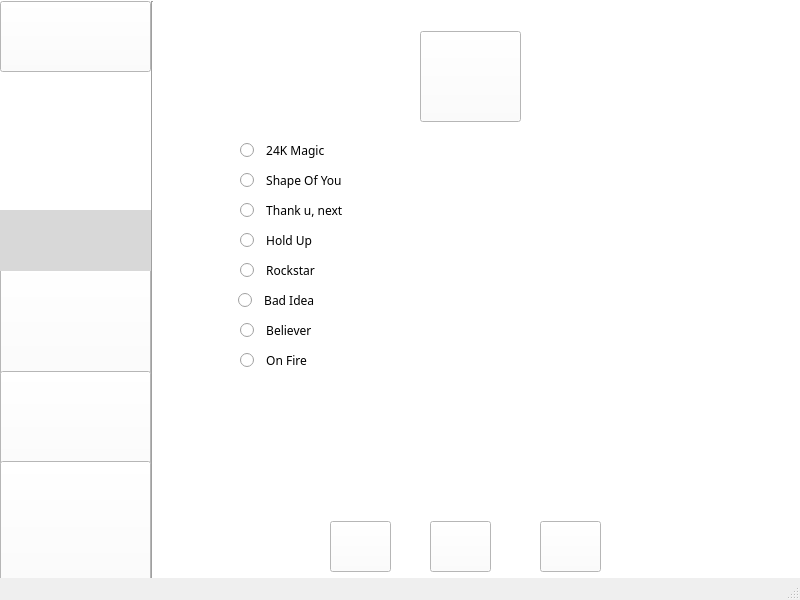
<?xml version="1.0" encoding="UTF-8"?>
<ui version="4.0">
 <class>MainWindow</class>
 <widget class="QMainWindow" name="MainWindow">
  <property name="geometry">
   <rect>
    <x>0</x>
    <y>0</y>
    <width>800</width>
    <height>600</height>
   </rect>
  </property>
  <property name="windowTitle">
   <string>MainWindow</string>
  </property>
  <widget class="QWidget" name="centralwidget">
   <widget class="QLabel" name="label">
    <property name="geometry">
     <rect>
      <x>0</x>
      <y>211</y>
      <width>151</width>
      <height>61</height>
     </rect>
    </property>
    <property name="font">
     <font>
      <family>Arial Rounded MT Bold</family>
      <pointsize>12</pointsize>
     </font>
    </property>
    <property name="styleSheet">
     <string notr="true">background-color: rgb(216, 216, 216);</string>
    </property>
    <property name="pixmap">
     <pixmap>../../WhatsApp Image 2020-05-10 at 8.41.24 PM (1).jpeg</pixmap>
    </property>
    <property name="scaledContents">
     <bool>true</bool>
    </property>
    <property name="wordWrap">
     <bool>true</bool>
    </property>
    <property name="openExternalLinks">
     <bool>true</bool>
    </property>
   </widget>
   <widget class="QLabel" name="label_3">
    <property name="geometry">
     <rect>
      <x>0</x>
      <y>-9</y>
      <width>801</width>
      <height>601</height>
     </rect>
    </property>
    <property name="styleSheet">
     <string notr="true">background-color: rgb(255, 255, 255);</string>
    </property>
    <property name="text">
     <string/>
    </property>
    <property name="pixmap">
     <pixmap>../../bg.jpeg</pixmap>
    </property>
    <property name="scaledContents">
     <bool>true</bool>
    </property>
   </widget>
   <widget class="QPushButton" name="pushButton_4">
    <property name="geometry">
     <rect>
      <x>330</x>
      <y>521</y>
      <width>61</width>
      <height>51</height>
     </rect>
    </property>
    <property name="styleSheet">
     <string notr="true">background-color: rgb(255, 255, 255);</string>
    </property>
    <property name="text">
     <string/>
    </property>
    <property name="icon">
     <iconset>
      <normaloff>../../play.jpeg</normaloff>../../play.jpeg</iconset>
    </property>
    <property name="iconSize">
     <size>
      <width>50</width>
      <height>50</height>
     </size>
    </property>
   </widget>
   <widget class="QPushButton" name="pushButton_14">
    <property name="geometry">
     <rect>
      <x>420</x>
      <y>31</y>
      <width>101</width>
      <height>91</height>
     </rect>
    </property>
    <property name="font">
     <font>
      <family>Arial Rounded MT Bold</family>
      <pointsize>16</pointsize>
     </font>
    </property>
    <property name="styleSheet">
     <string notr="true">background-color: rgb(255, 255, 255);</string>
    </property>
    <property name="text">
     <string/>
    </property>
    <property name="icon">
     <iconset>
      <normaloff>../../WhatsApp Image 2020-05-10 at 8.41.24 PM.jpeg</normaloff>../../WhatsApp Image 2020-05-10 at 8.41.24 PM.jpeg</iconset>
    </property>
    <property name="iconSize">
     <size>
      <width>150</width>
      <height>100</height>
     </size>
    </property>
   </widget>
   <widget class="QLabel" name="label_5">
    <property name="geometry">
     <rect>
      <x>0</x>
      <y>0</y>
      <width>151</width>
      <height>581</height>
     </rect>
    </property>
    <property name="styleSheet">
     <string notr="true">background-color: rgb(255, 255, 255);</string>
    </property>
    <property name="text">
     <string/>
    </property>
   </widget>
   <widget class="QPushButton" name="pushButton_5">
    <property name="geometry">
     <rect>
      <x>0</x>
      <y>371</y>
      <width>151</width>
      <height>111</height>
     </rect>
    </property>
    <property name="font">
     <font>
      <family>Arial Rounded MT Bold</family>
      <pointsize>11</pointsize>
     </font>
    </property>
    <property name="styleSheet">
     <string notr="true">background-color: rgb(255, 255, 255);</string>
    </property>
    <property name="text">
     <string/>
    </property>
    <property name="icon">
     <iconset>
      <normaloff>../../WhatsApp Image 2020-05-10 at 8.41.26 PM.jpeg</normaloff>../../WhatsApp Image 2020-05-10 at 8.41.26 PM.jpeg</iconset>
    </property>
    <property name="iconSize">
     <size>
      <width>200</width>
      <height>106</height>
     </size>
    </property>
   </widget>
   <widget class="QPushButton" name="pushButton_2">
    <property name="geometry">
     <rect>
      <x>0</x>
      <y>71</y>
      <width>151</width>
      <height>71</height>
     </rect>
    </property>
    <property name="mouseTracking">
     <bool>false</bool>
    </property>
    <property name="styleSheet">
     <string notr="true">background-color: rgb(85, 170, 255);</string>
    </property>
    <property name="text">
     <string/>
    </property>
    <property name="icon">
     <iconset>
      <normaloff>../../WhatsApp Image 2020-05-10 at 8.41.22 PM.jpeg</normaloff>../../WhatsApp Image 2020-05-10 at 8.41.22 PM.jpeg</iconset>
    </property>
    <property name="iconSize">
     <size>
      <width>150</width>
      <height>78</height>
     </size>
    </property>
    <property name="checkable">
     <bool>false</bool>
    </property>
    <property name="autoDefault">
     <bool>true</bool>
    </property>
    <property name="default">
     <bool>true</bool>
    </property>
    <property name="flat">
     <bool>true</bool>
    </property>
   </widget>
   <widget class="QPushButton" name="pushButton_7">
    <property name="geometry">
     <rect>
      <x>430</x>
      <y>521</y>
      <width>61</width>
      <height>51</height>
     </rect>
    </property>
    <property name="styleSheet">
     <string notr="true">background-color: rgb(255, 255, 255);</string>
    </property>
    <property name="text">
     <string/>
    </property>
    <property name="icon">
     <iconset>
      <normaloff>../../pause.jpeg</normaloff>../../pause.jpeg</iconset>
    </property>
    <property name="iconSize">
     <size>
      <width>50</width>
      <height>60</height>
     </size>
    </property>
   </widget>
   <widget class="Line" name="line">
    <property name="geometry">
     <rect>
      <x>132</x>
      <y>1</y>
      <width>41</width>
      <height>591</height>
     </rect>
    </property>
    <property name="orientation">
     <enum>Qt::Vertical</enum>
    </property>
   </widget>
   <widget class="QPushButton" name="pushButton_6">
    <property name="geometry">
     <rect>
      <x>0</x>
      <y>461</y>
      <width>151</width>
      <height>131</height>
     </rect>
    </property>
    <property name="font">
     <font>
      <family>Arial Rounded MT Bold</family>
      <pointsize>11</pointsize>
     </font>
    </property>
    <property name="styleSheet">
     <string notr="true">background-color: rgb(255, 255, 255);</string>
    </property>
    <property name="text">
     <string/>
    </property>
    <property name="icon">
     <iconset>
      <normaloff>../../cy.jpeg</normaloff>../../cy.jpeg</iconset>
    </property>
    <property name="iconSize">
     <size>
      <width>220</width>
      <height>113</height>
     </size>
    </property>
   </widget>
   <widget class="QPushButton" name="pushButton_9">
    <property name="geometry">
     <rect>
      <x>540</x>
      <y>521</y>
      <width>61</width>
      <height>51</height>
     </rect>
    </property>
    <property name="styleSheet">
     <string notr="true">background-color: rgb(255, 255, 255);</string>
    </property>
    <property name="text">
     <string/>
    </property>
    <property name="icon">
     <iconset>
      <normaloff>../../WhatsApp Image 2020-05-10 at 8.41.23 PM.jpeg</normaloff>../../WhatsApp Image 2020-05-10 at 8.41.23 PM.jpeg</iconset>
    </property>
    <property name="iconSize">
     <size>
      <width>50</width>
      <height>60</height>
     </size>
    </property>
   </widget>
   <widget class="QPushButton" name="pushButton_8">
    <property name="geometry">
     <rect>
      <x>0</x>
      <y>141</y>
      <width>151</width>
      <height>71</height>
     </rect>
    </property>
    <property name="font">
     <font>
      <pointsize>11</pointsize>
     </font>
    </property>
    <property name="text">
     <string/>
    </property>
    <property name="icon">
     <iconset>
      <normaloff>../../settings.jpeg</normaloff>../../settings.jpeg</iconset>
    </property>
    <property name="iconSize">
     <size>
      <width>150</width>
      <height>78</height>
     </size>
    </property>
    <property name="autoDefault">
     <bool>true</bool>
    </property>
    <property name="default">
     <bool>true</bool>
    </property>
    <property name="flat">
     <bool>true</bool>
    </property>
   </widget>
   <widget class="QPushButton" name="pushButton">
    <property name="geometry">
     <rect>
      <x>0</x>
      <y>1</y>
      <width>151</width>
      <height>71</height>
     </rect>
    </property>
    <property name="styleSheet">
     <string notr="true">background-color: rgb(255, 255, 255);</string>
    </property>
    <property name="text">
     <string/>
    </property>
    <property name="icon">
     <iconset>
      <normaloff>../../h.jpeg</normaloff>../../h.jpeg</iconset>
    </property>
    <property name="iconSize">
     <size>
      <width>150</width>
      <height>78</height>
     </size>
    </property>
    <property name="autoDefault">
     <bool>true</bool>
    </property>
    <property name="default">
     <bool>false</bool>
    </property>
   </widget>
   <widget class="QPushButton" name="pushButton_3">
    <property name="geometry">
     <rect>
      <x>0</x>
      <y>261</y>
      <width>151</width>
      <height>121</height>
     </rect>
    </property>
    <property name="font">
     <font>
      <family>Arial Rounded MT Bold</family>
      <pointsize>10</pointsize>
     </font>
    </property>
    <property name="styleSheet">
     <string notr="true">background-color: rgb(255, 255, 255);</string>
    </property>
    <property name="text">
     <string/>
    </property>
    <property name="icon">
     <iconset>
      <normaloff>../../WhatsApp Image 2020-05-10 at 8.41.23 PM (1).jpeg</normaloff>../../WhatsApp Image 2020-05-10 at 8.41.23 PM (1).jpeg</iconset>
    </property>
    <property name="iconSize">
     <size>
      <width>215</width>
      <height>106</height>
     </size>
    </property>
   </widget>
   <widget class="QRadioButton" name="radioButton_4">
    <property name="geometry">
     <rect>
      <x>240</x>
      <y>320</y>
      <width>361</width>
      <height>21</height>
     </rect>
    </property>
    <property name="font">
     <font>
      <family>Arial Rounded MT Bold</family>
      <pointsize>9</pointsize>
     </font>
    </property>
    <property name="text">
     <string>  Believer</string>
    </property>
   </widget>
   <widget class="QRadioButton" name="radioButton_2">
    <property name="geometry">
     <rect>
      <x>240</x>
      <y>260</y>
      <width>361</width>
      <height>21</height>
     </rect>
    </property>
    <property name="font">
     <font>
      <family>Arial Rounded MT Bold</family>
      <pointsize>9</pointsize>
     </font>
    </property>
    <property name="text">
     <string>  Rockstar</string>
    </property>
   </widget>
   <widget class="QRadioButton" name="radioButton_7">
    <property name="geometry">
     <rect>
      <x>238</x>
      <y>290</y>
      <width>361</width>
      <height>21</height>
     </rect>
    </property>
    <property name="font">
     <font>
      <family>Arial Rounded MT Bold</family>
      <pointsize>9</pointsize>
     </font>
    </property>
    <property name="text">
     <string>  Bad Idea</string>
    </property>
   </widget>
   <widget class="QRadioButton" name="radioButton_5">
    <property name="geometry">
     <rect>
      <x>240</x>
      <y>350</y>
      <width>361</width>
      <height>21</height>
     </rect>
    </property>
    <property name="font">
     <font>
      <family>Arial Rounded MT Bold</family>
      <pointsize>9</pointsize>
     </font>
    </property>
    <property name="text">
     <string>  On Fire</string>
    </property>
   </widget>
   <widget class="QRadioButton" name="radioButton_12">
    <property name="geometry">
     <rect>
      <x>240</x>
      <y>140</y>
      <width>361</width>
      <height>21</height>
     </rect>
    </property>
    <property name="font">
     <font>
      <family>Arial Rounded MT Bold</family>
      <pointsize>9</pointsize>
     </font>
    </property>
    <property name="text">
     <string>  24K Magic</string>
    </property>
   </widget>
   <widget class="QRadioButton" name="radioButton_10">
    <property name="geometry">
     <rect>
      <x>240</x>
      <y>200</y>
      <width>361</width>
      <height>21</height>
     </rect>
    </property>
    <property name="font">
     <font>
      <family>Arial Rounded MT Bold</family>
      <pointsize>9</pointsize>
     </font>
    </property>
    <property name="text">
     <string>  Thank u, next</string>
    </property>
   </widget>
   <widget class="QRadioButton" name="radioButton">
    <property name="geometry">
     <rect>
      <x>240</x>
      <y>230</y>
      <width>361</width>
      <height>21</height>
     </rect>
    </property>
    <property name="font">
     <font>
      <family>Arial Rounded MT Bold</family>
      <pointsize>9</pointsize>
     </font>
    </property>
    <property name="text">
     <string>  Hold Up</string>
    </property>
   </widget>
   <widget class="QLabel" name="label_2">
    <property name="geometry">
     <rect>
      <x>190</x>
      <y>130</y>
      <width>571</width>
      <height>371</height>
     </rect>
    </property>
    <property name="styleSheet">
     <string notr="true">background-color: rgb(43, 86, 129);
background-color: rgb(255, 255, 255);</string>
    </property>
    <property name="text">
     <string/>
    </property>
   </widget>
   <widget class="QRadioButton" name="radioButton_11">
    <property name="geometry">
     <rect>
      <x>240</x>
      <y>170</y>
      <width>361</width>
      <height>21</height>
     </rect>
    </property>
    <property name="font">
     <font>
      <family>Arial Rounded MT Bold</family>
      <pointsize>9</pointsize>
     </font>
    </property>
    <property name="text">
     <string>  Shape Of You</string>
    </property>
   </widget>
   <widget class="QLabel" name="label_4">
    <property name="geometry">
     <rect>
      <x>0</x>
      <y>210</y>
      <width>151</width>
      <height>61</height>
     </rect>
    </property>
    <property name="font">
     <font>
      <family>Arial Rounded MT Bold</family>
      <pointsize>12</pointsize>
     </font>
    </property>
    <property name="styleSheet">
     <string notr="true">background-color: rgb(216, 216, 216);</string>
    </property>
    <property name="pixmap">
     <pixmap>../../WhatsApp Image 2020-05-10 at 8.41.24 PM (1).jpeg</pixmap>
    </property>
    <property name="scaledContents">
     <bool>true</bool>
    </property>
    <property name="wordWrap">
     <bool>true</bool>
    </property>
    <property name="openExternalLinks">
     <bool>true</bool>
    </property>
   </widget>
   <zorder>label_3</zorder>
   <zorder>label_2</zorder>
   <zorder>label</zorder>
   <zorder>pushButton_4</zorder>
   <zorder>pushButton_14</zorder>
   <zorder>label_5</zorder>
   <zorder>pushButton_2</zorder>
   <zorder>pushButton_7</zorder>
   <zorder>line</zorder>
   <zorder>pushButton_9</zorder>
   <zorder>pushButton_8</zorder>
   <zorder>pushButton</zorder>
   <zorder>pushButton_3</zorder>
   <zorder>radioButton_4</zorder>
   <zorder>radioButton_2</zorder>
   <zorder>radioButton_7</zorder>
   <zorder>radioButton_5</zorder>
   <zorder>radioButton_12</zorder>
   <zorder>radioButton_10</zorder>
   <zorder>radioButton</zorder>
   <zorder>radioButton_11</zorder>
   <zorder>label_4</zorder>
   <zorder>pushButton_5</zorder>
   <zorder>pushButton_6</zorder>
  </widget>
  <widget class="QMenuBar" name="menubar">
   <property name="geometry">
    <rect>
     <x>0</x>
     <y>0</y>
     <width>800</width>
     <height>26</height>
    </rect>
   </property>
  </widget>
  <widget class="QStatusBar" name="statusbar"/>
 </widget>
 <resources/>
 <connections/>
</ui>
